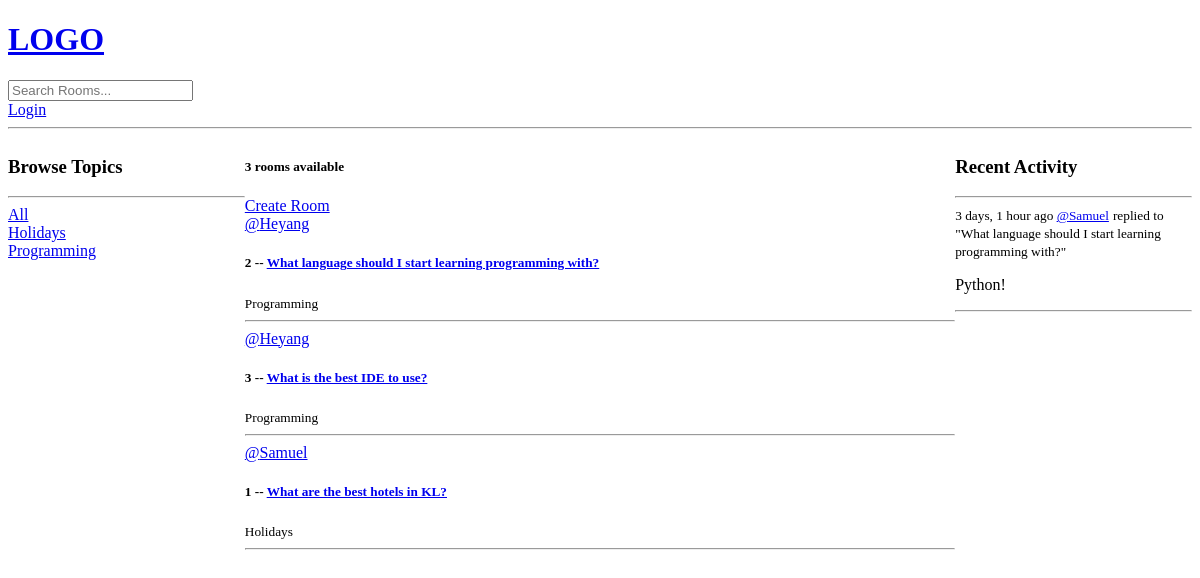
The app's page /, older data.
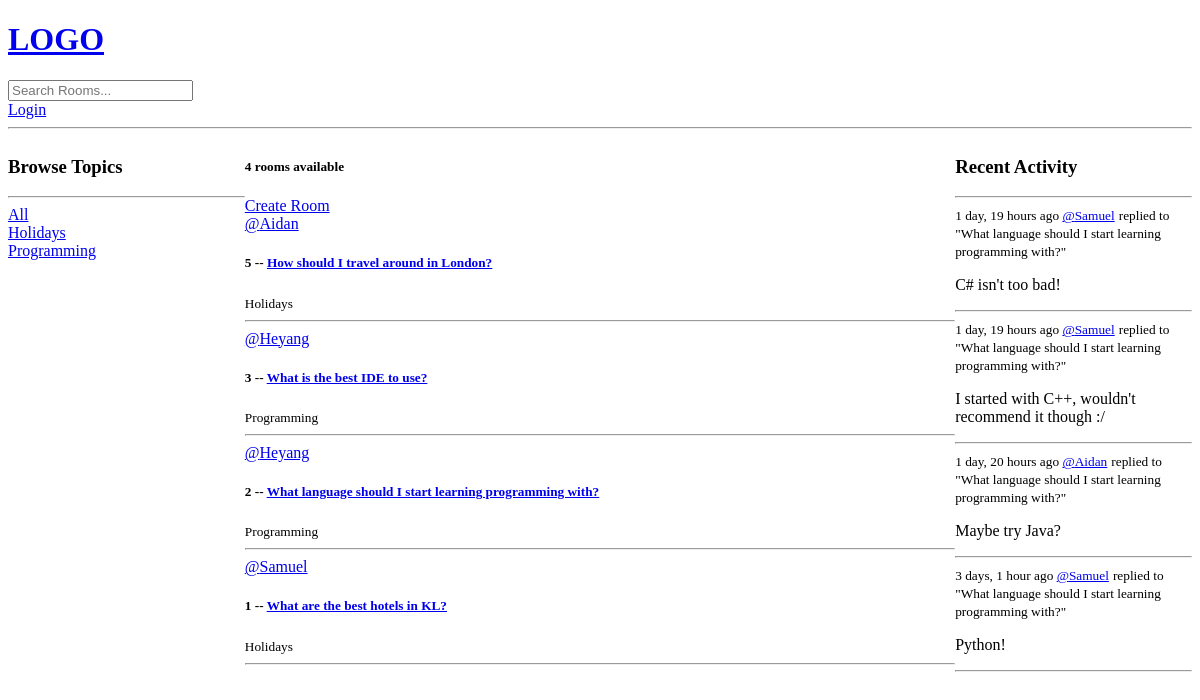
The same page, newer data.
### base/models.py (models this page shows, shortened)
class Topic(models.Model):
    name = models.CharField(max_length=250)

class Room(models.Model):
    host = models.ForeignKey(User, on_delete=models.SET_NULL, null=True)
    topic = models.ForeignKey(Topic, on_delete=models.SET_NULL, null=True)
    name = models.CharField(max_length=200)
    description = models.TextField(null=True, blank=True)
    participants = models.ManyToManyField(User, related_name='participants', blank=True)
    updated = models.DateTimeField(auto_now=True)
    created = models.DateTimeField(auto_now_add=True)
    class Meta:
        ordering = ['-updated', '-created']
    def __str__(self):
        return self.name

class Message(models.Model):
    user = models.ForeignKey(User, on_delete=models.CASCADE)
    room = models.ForeignKey(Room, on_delete=models.CASCADE)
    body = models.TextField()
    updated = models.DateTimeField(auto_now=True)
    created = models.DateTimeField(auto_now_add=True)
    class Meta:
        ordering = ['-updated', '-created']

### base/views.py (the view)
# urls.py: path('', views.home, name="home"),
def home(request):
    q = request.GET.get('q') if request.GET.get('q') != None else ''
    rooms = Room.objects.filter(
        Q(topic__name__icontains=q) |
        Q(name__icontains=q) |
        Q(description__icontains=q)
    )
    topics = Topic.objects.all()
    room_count = rooms.count()
    room_activity = Message.objects.filter(Q(room__topic__name__icontains=q))
    context = {'rooms':rooms, 'topics': topics, 'room_count': room_count, 'room_activity': room_activity}
    return render(request, 'base/homepg.html', context)

### base/templates/base/homepg.html (shortened to what this page needs)
{% extends 'main.html' %}
{% block content %}
<div class="home-container">
    <div>
        {% include 'components/topics_component.html' %}
    </div>
    <div>
        <h5>{{room_count}} rooms available</h5>
        <a href="{% url 'create-room' %}">Create Room</a>
        <div>
            {% include 'components/room_component.html' %}
        </div>
    </div>
    <div>
        {% include 'components/activity_feed.html' %}
    </div>
</div>
{% endblock %}

### base/templates/components/topics_component.html
<h3>Browse Topics</h3>
<hr>
<div>
    <a href="{% url 'home' %}">All</a>
</div>
{% for topic in topics %}
<div>
    <a href="{% url 'home' %}?q={{topic.name}}">{{topic.name}}</a>
</div>
{% endfor %}

### base/templates/components/room_component.html (shortened to what this page needs)
{% for room in rooms %}
<div>
    <a href="{% url 'user-profile' room.host.id %}">@{{room.host.username}}</a>
    <h5>{{room.id}} -- <a href="{% url 'room' room.id %}">{{room.name}}</a></h5>
    <small>{{room.topic.name}}</small>
    <hr>
</div>
{% endfor %}

### base/templates/components/activity_feed.html (shortened to what this page needs)
<h3>Recent Activity</h3>
<hr>
{% for message in room_activity %}
    <div>
        <small>{{message.created|timesince}} ago <a href="{% url 'user-profile' message.user.id %}">@{{message.user}}</a></small>
        <small>replied to "{{message.room}}"</small>
        <p>{{message.body}}</p>
        <hr>
    </div>
{% endfor %}

Row changes from the older to the newer data that the page shows:
added Room: host.username "Aidan", id "5", name "How should I travel around in London?", topic.name "Holidays"
changed Room "What is the best IDE to use?": moves up the list
added Message: created "1 day, 19 hours", user "Samuel", room "What language should I start learning programming with?", body "C# isn't too bad!"
added Message: created "1 day, 19 hours", user "Samuel", room "What language should I start learning programming with?", body "I started with C++, wouldn't recommend it though :/"
added Message: created "1 day, 20 hours", user "Aidan", room "What language should I start learning programming with?", body "Maybe try Java?"
Text that changed along with them:
{{ room_count }}: "3" → "4"
